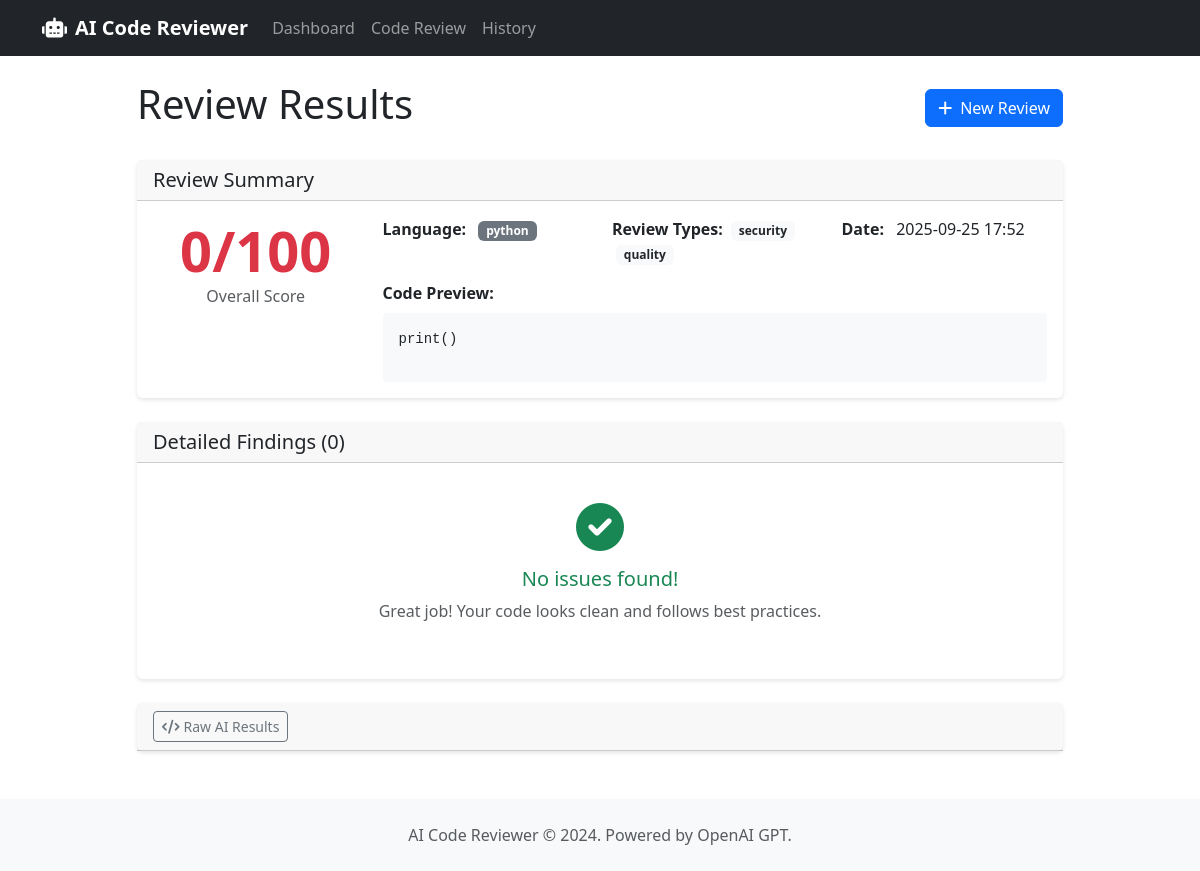
The page /review/1 on the database its author committed.
### database/models.py (models this page shows, shortened)
class CodeReview(db.Model):
    id = db.Column(db.Integer, primary_key=True)
    code_snippet = db.Column(db.Text)
    language = db.Column(db.String(50))
    review_types = db.Column(db.String(200))
    results = db.Column(db.Text)  # JSON results
    score = db.Column(db.Integer)
    created_at = db.Column(db.DateTime, default=datetime.utcnow)
    findings = db.relationship('ReviewFinding', backref='review', lazy=True, cascade='all, delete-orphan')

### app.py (the view)
@app.route('/review/<int:review_id>')
def review_details(review_id):
    review = CodeReview.query.get_or_404(review_id)
    findings = ReviewFinding.query.filter_by(review_id=review_id).all()
    return render_template('results.html', review=review, findings=findings)

### templates/results.html (shortened to what this page needs)
{% extends "base.html" %}
{% block content %}
<div class="row">
    <div class="col-lg-10 mx-auto">
        <div class="d-flex justify-content-between align-items-center mb-4">
            <h1 class="display-6">Review Results</h1>
            <a href="{{ url_for('review') }}" class="btn btn-primary">
                <i class="fas fa-plus me-2"></i>New Review
            </a>
        </div>
        <div class="card mb-4">
            <div class="card-header">
                <h5 class="card-title mb-0">Review Summary</h5>
            </div>
            <div class="card-body">
                <div class="row">
                    <div class="col-md-3 text-center">
                        <div class="display-4 fw-bold {% if review.score >= 80 %}text-success{% elif review.score >= 60 %}text-warning{% else %}text-danger{% endif %}">
                            {{ review.score }}/100
                        </div>
                        <div class="text-muted">Overall Score</div>
                    </div>
                    <div class="col-md-9">
                        <div class="row">
                            <div class="col-md-4">
                                <strong>Language:</strong>
                                <span class="badge bg-secondary ms-2">{{ review.language }}</span>
                            </div>
                            <div class="col-md-4">
                                <strong>Review Types:</strong>
                                {% for type in review.review_types.split(',') %}
                                    <span class="badge bg-light text-dark ms-1">{{ type }}</span>
                                {% endfor %}
                            </div>
                            <div class="col-md-4">
                                <strong>Date:</strong>
                                <span class="ms-2">{{ review.created_at.strftime('%Y-%m-%d %H:%M') }}</span>
                            </div>
                        </div>
                        <div class="mt-3">
                            <strong>Code Preview:</strong>
                            <div class="code-block mt-2">
                                <pre><code>{{ review.code_snippet }}</code></pre>
                            </div>
                        </div>
                    </div>
                </div>
            </div>
        </div>
        <div class="card">
            <div class="card-header">
                <h5 class="card-title mb-0">Detailed Findings ({{ findings|length }})</h5>
            </div>
            <div class="card-body">
                {% if findings %}
                    <div class="accordion" id="findingsAccordion">
                        {% for finding in findings %}
                        <div class="accordion-item">
                            <h2 class="accordion-header">
                                <button class="accordion-button {% if not loop.first %}collapsed{% endif %}"
                                        type="button" data-bs-toggle="collapse"
                                        data-bs-target="#finding{{ finding.id }}">
                                    <span class="badge severity-{{ finding.severity.lower() }} me-2">
                                        {{ finding.severity }}
                                    </span>
                                    {{ finding.review_type|title }} Issue
                                </button>
                            </h2>
                            <div id="finding{{ finding.id }}"
                                 class="accordion-collapse collapse {% if loop.first %}show{% endif %}"
                                 data-bs-parent="#findingsAccordion">
                                <div class="accordion-body">
                                    <div class="mb-3">
                                        <strong>Description:</strong>
                                        <p class="mb-2">{{ finding.description }}</p>
                                    </div>
                                    {% if finding.suggestion %}
                                    <div class="mb-3">
                                        <strong>Suggestion:</strong>
                                        <p class="mb-2 text-success">{{ finding.suggestion }}</p>
                                    </div>
                                    {% endif %}
                                    {% if finding.file_path %}
                                    <div class="mb-3">
                                        <strong>Location:</strong>
                                        <code>{{ finding.file_path }}{% if finding.line_number %}:{{ finding.line_number }}{% endif %}</code>
                                    </div>
                                    {% endif %}
                                </div>
                            </div>
                        </div>
                        {% endfor %}
                    </div>
                {% else %}
                    <div class="text-center py-4">
                        <i class="fas fa-check-circle fa-3x text-success mb-3"></i>
                        <h5 class="text-success">No issues found!</h5>
                        <p class="text-muted">Great job! Your code looks clean and follows best practices.</p>
                    </div>
                {% endif %}
            </div>
        </div>
        <div class="card mt-4">
            <div class="card-header">
                <button class="btn btn-sm btn-outline-secondary" type="button"
                        data-bs-toggle="collapse" data-bs-target="#rawResults">
                    <i class="fas fa-code me-1"></i>Raw AI Results
                </button>
            </div>
        </div>
    </div>
</div>
{% endblock %}

### templates/base.html (style rules this page uses)
.card { border: none; box-shadow: 0 2px 4px rgba(0,0,0,0.1); }
.code-block { background: #f8f9fa; border-radius: 4px; padding: 1rem; font-family: monospace; }

### rows shown on the page
CodeReview: score "0", language "python", created_at "2025-09-25 17:52", code_snippet "print()"

### other values the page prints
{{ type }} "security" "quality"
{{ findings|length }} "0"
